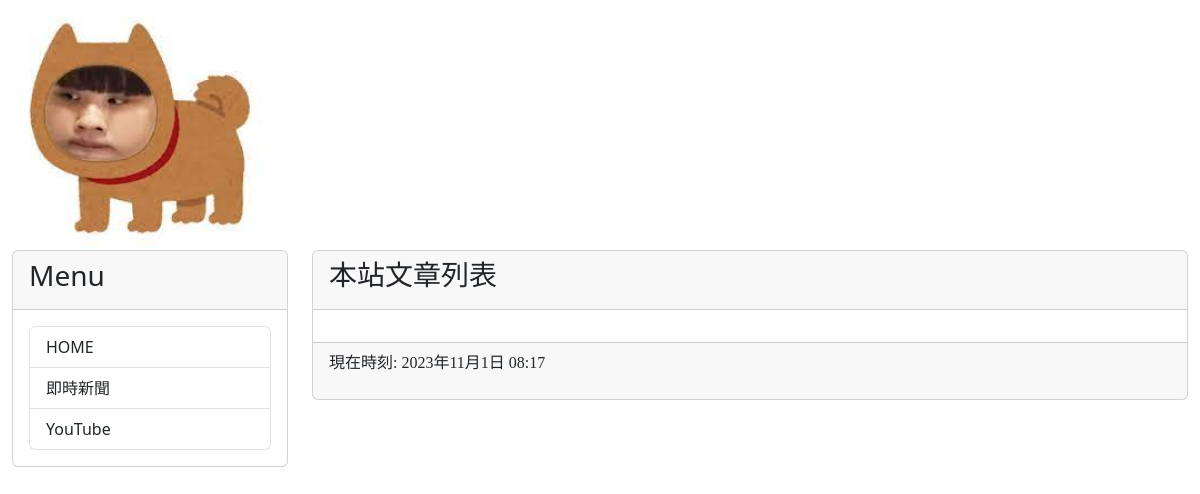
The app's page /, older data.
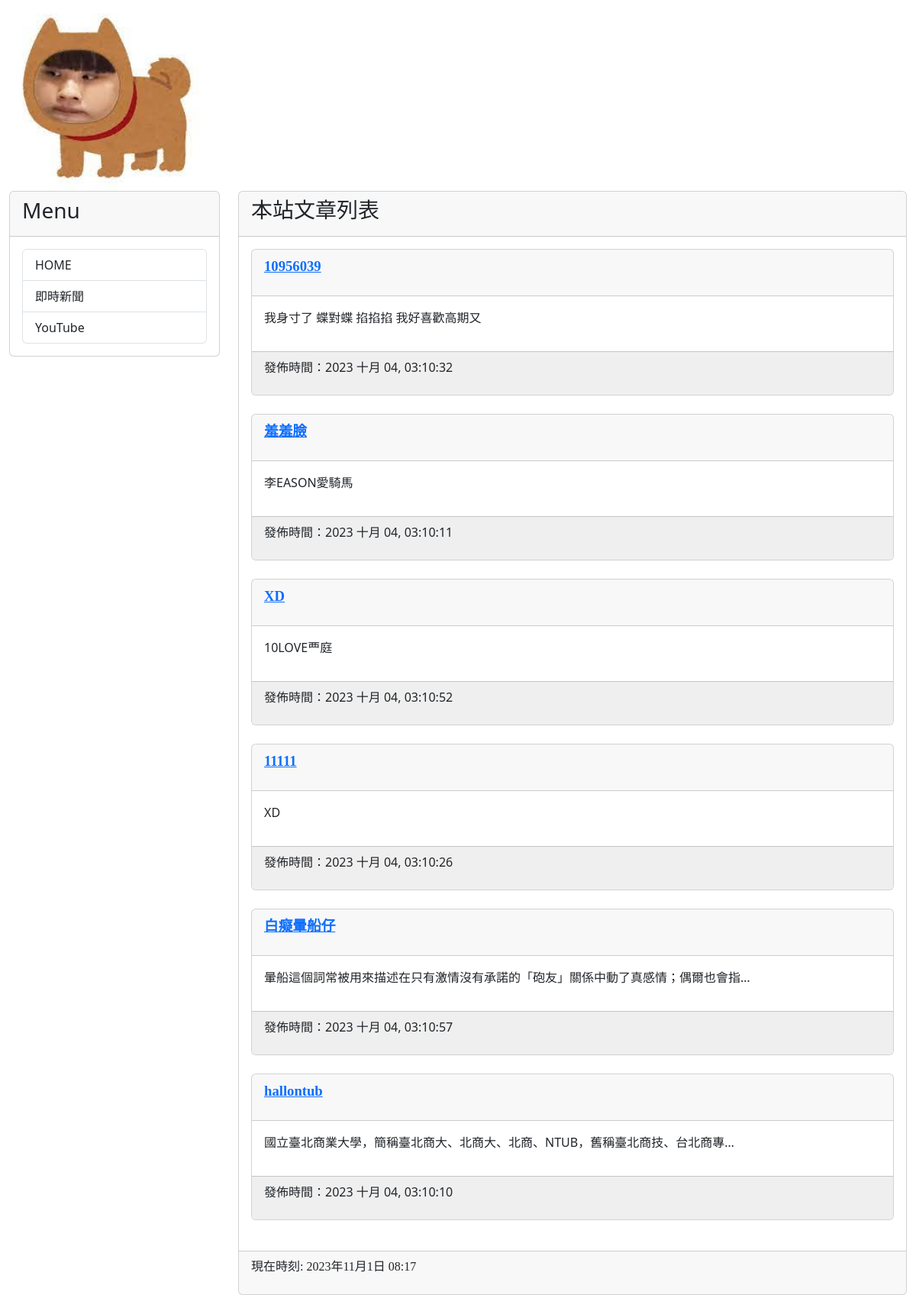
The same page, newer data.
### mysite/models.py (models this page shows, shortened)
class Post(models.Model):
    title = models.CharField(max_length=200)
    slug = models.CharField(max_length=200)
    body = models.TextField()
    pub_date = models.DateTimeField(auto_now_add=True)
    class Meta:
        ordering = ("-pub_date",)

### mysite/views.py (the view)
# urls.py: path('',mv.homepage, name="homepage"),
def homepage(request):
    posts = Post.objects.all() #select * from post
    now = datetime.now()
    return render(request, "index.html", locals())

### templates/index.html (shortened to what this page needs)
{% extends "base2.html" %}
{% block headmessage %} <h3 style='font-family:標楷體;'>本站文章列表</h3>
    {% endblock headmessage %}
{% block content %}
{% for post in posts %}
    <div class='card'>
        <div class='card-header'>
            <p style='font-family:微軟正黑體;font-size:14pt;font-weight:bold;'>
                <a href='/post/{{post.slug}}'>{{ post.title }}</a>
            </p>
        </div>
        <div class='card-body' style='background-color:#10GF15'>
            <p>
            {{ post.body | truncatechars:40 }}
            </p>
        </div>
        <div class='card-footer'  style='background-color:#efefef'>
            <p>
                發佈時間：{{ post.pub_date | date:"Y M d, h:m:s"}}
        </p>
    </div>
</div>
<br>
{% endfor %}
{% endblock content%}

Row changes from the older to the newer data that the page shows:
added Post: title "10956039", body "我身寸了 蝶對蝶 掐掐掐 我好喜歡高期又", pub_date "2023 十月 04, 03:10:32"
added Post: title "羞羞臉", body "李EASON愛騎馬", pub_date "2023 十月 04, 03:10:11"
added Post: title "XD", body "10LOVE覀庭", pub_date "2023 十月 04, 03:10:52"
added Post: title "11111", body "XD", pub_date "2023 十月 04, 03:10:26"
added Post: title "白癡暈船仔", body "暈船這個詞常被用來描述在只有激情沒有承諾的「砲友」關係中動了真感情；偶爾也會指…", pub_date "2023 十月 04, 03:10:57"
added Post: title "hallontub", body "國立臺北商業大學，簡稱臺北商大、北商大、北商、NTUB，舊稱臺北商技、台北商專…", pub_date "2023 十月 04, 03:10:10"
